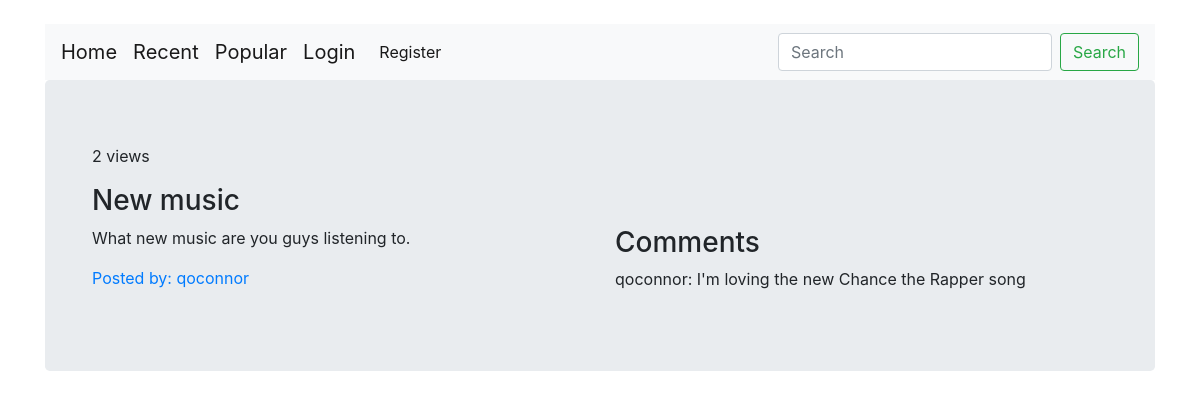
The app's page /account/view_post/19/ with its own data.
### accounts/models.py (models this page shows)
class Posts(models.Model):
    fromUser = models.ForeignKey(User, on_delete=models.CASCADE, related_name='fromUser', null=True)
    title = models.CharField(max_length=50)
    post = models.CharField(max_length=2000)
    album = models.CharField(max_length=100, default='N/A')
    song = models.CharField(max_length=100, default='N/A')
    artist = models.CharField(max_length=100, default='N/A')
    artwork = models.ImageField(blank=True, upload_to = 'media', default='default.jpg')
    views = models.IntegerField(default=0)

class Comments(models.Model):
    commentUser = models.ForeignKey(User, on_delete=models.CASCADE, related_name='commentUser', null=True)
    comment = models.CharField(max_length=300)
    commentPk = models.IntegerField(default='-1')

### accounts/views.py (the view)
# urls.py: url(r'^view_post/(?P<pk>\d+)/$', views.view_post, name='view_post'),
def view_post(request, pk):
    post = Posts.objects.get(pk=pk)
    post.views = post.views + 1
    post.save()
    comments = Comments.objects.filter(commentPk=pk)
    delete = 0
    if request.user == post.fromUser:
        delete = 1
    now = datetime.datetime.now()
    args = {'post': post, 'comments': comments, 'delete': delete, 'now': now}
    return render(request, 'accounts/view_post.html', args)

### accounts/templates/accounts/view_post.html (shortened to what this page needs)
{% extends 'base.html' %}
{% block body %}
<div class="container" align="center">
<div class="jumbotron" align="left">
  <div class="container">
    <p>{{ post.views }} views</p>
    <h3>{{ post.title }}</h3>
    <div class="row">
      <div class="col-sm-6">
        <p> {{ post.post }} </p>
        <a href="/account/profile/?p={{post.fromUser.username}}">Posted by: {{post.fromUser.username}}</a>
      </div>
      <div class="col-sm-6">
        <h3>Comments</h3>
        {% for comment in comments %}
          <p>{{comment.commentUser}}: {{comment.comment}}</p>
        {% endfor %}
      </div>
    </div>
  </div>
</div>
</div>
{% endblock %}

### records on screen
Posts: views "2", title "New music", post "What new music are you guys listening to.", fromUser.username "qoconnor"
Comments: commentUser "qoconnor", comment "I'm loving the new Chance the Rapper song"
